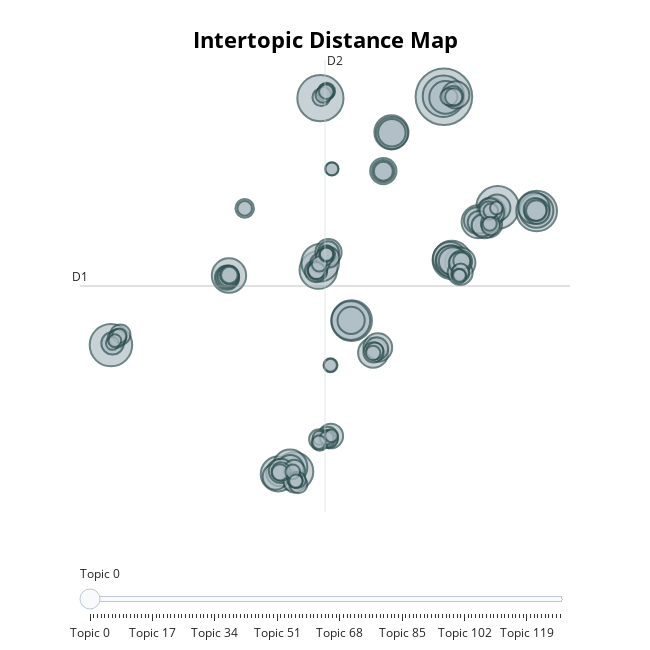

Notebook code for this chart:
### Code cell
# Interactive visualization
topic_model.visualize_topics()

### Figure 1 — Plotly figure (JSON) as saved in the notebook; plotly's stock layout.template omitted (floating-point values rounded to 4 significant figures; data arrays with more than 128 entries replaced by an {"elided": "..."} marker saying what was removed)
{"data": [{"customdata": {"elided": "129x5 mixed values"}, "hovertemplate": "<b>Topic %{customdata[2]}</b><br>Words: %{customdata[3]}<br>Size: %{customdata[4]}", "legendgroup": "", "marker": {"color": "#B0BEC5", "line": {"color": "DarkSlateGrey", "width": 2}, "size": {"elided": "129 int values"}, "sizemode": "area", "sizeref": 0.1219, "symbol": "circle"}, "mode": "markers", "name": "", "orientation": "v", "showlegend": false, "type": "scatter", "x": {"elided": "129 float values"}, "xaxis": "x", "y": {"elided": "129 float values"}, "yaxis": "y"}], "layout": {"annotations": [{"showarrow": false, "text": "D1", "x": -18.37, "y": 0.9171, "yshift": 10}, {"showarrow": false, "text": "D2", "x": 0.6039, "xshift": 10, "y": 16.47}], "height": 650, "hoverlabel": {"bgcolor": "white", "font": {"family": "Rockwell", "size": 16}}, "legend": {"itemsizing": "constant", "tracegroupgap": 0}, "margin": {"t": 60}, "shapes": [{"line": {"color": "#CFD8DC", "width": 2}, "type": "line", "x0": 0.6039, "x1": 0.6039, "y0": -14.64, "y1": 16.47}, {"line": {"color": "#9E9E9E", "width": 2}, "type": "line", "x0": -18.37, "x1": 19.58, "y0": 0.9171, "y1": 0.9171}], "sliders": [{"active": 0, "pad": {"t": 50}, "steps": [{"args": [{"marker.color": {"elided": "1x129 str values"}}], "label": "Topic 0", "method": "update"}, {"args": [{"marker.color": {"elided": "1x129 str values"}}], "label": "Topic 1", "method": "update"}, {"args": [{"marker.color": {"elided": "1x129 str values"}}], "label": "Topic 2", "method": "update"}, {"args": [{"marker.color": {"elided": "1x129 str values"}}], "label": "Topic 3", "method": "update"}, {"args": [{"marker.color": {"elided": "1x129 str values"}}], "label": "Topic 4", "method": "update"}, {"args": [{"marker.color": {"elided": "1x129 str values"}}], "label": "Topic 5", "method": "update"}, {"args": [{"marker.color": {"elided": "1x129 str values"}}], "label": "Topic 6", "method": "update"}, {"args": [{"marker.color": {"elided": "1x129 str values"}}], "label": "Topic 7", "method": "update"}, {"args": [{"marker.color": {"elided": "1x129 str values"}}], "label": "Topic 8", "method": "update"}, {"args": [{"marker.color": {"elided": "1x129 str values"}}], "label": "Topic 9", "method": "update"}, {"args": [{"marker.color": {"elided": "1x129 str values"}}], "label": "Topic 10", "method": "update"}, {"args": [{"marker.color": {"elided": "1x129 str values"}}], "label": "Topic 11", "method": "update"}, {"args": [{"marker.color": {"elided": "1x129 str values"}}], "label": "Topic 12", "method": "update"}, {"args": [{"marker.color": {"elided": "1x129 str values"}}], "label": "Topic 13", "method": "update"}, {"args": [{"marker.color": {"elided": "1x129 str values"}}], "label": "Topic 14", "method": "update"}, {"args": [{"marker.color": {"elided": "1x129 str values"}}], "label": "Topic 15", "method": "update"}, {"args": [{"marker.color": {"elided": "1x129 str values"}}], "label": "Topic 16", "method": "update"}, {"args": [{"marker.color": {"elided": "1x129 str values"}}], "label": "Topic 17", "method": "update"}, {"args": [{"marker.color": {"elided": "1x129 str values"}}], "label": "Topic 18", "method": "update"}, {"args": [{"marker.color": {"elided": "1x129 str values"}}], "label": "Topic 19", "method": "update"}, {"args": [{"marker.color": {"elided": "1x129 str values"}}], "label": "Topic 20", "method": "update"}, {"args": [{"marker.color": {"elided": "1x129 str values"}}], "label": "Topic 21", "method": "update"}, {"args": [{"marker.color": {"elided": "1x129 str values"}}], "label": "Topic 22", "method": "update"}, {"args": [{"marker.color": {"elided": "1x129 str values"}}], "label": "Topic 23", "method": "update"}, {"args": [{"marker.color": {"elided": "1x129 str values"}}], "label": "Topic 24", "method": "update"}, {"args": [{"marker.color": {"elided": "1x129 str values"}}], "label": "Topic 25", "method": "update"}, {"args": [{"marker.color": {"elided": "1x129 str values"}}], "label": "Topic 26", "method": "update"}, {"args": [{"marker.color": {"elided": "1x129 str values"}}], "label": "Topic 27", "method": "update"}, {"args": [{"marker.color": {"elided": "1x129 str values"}}], "label": "Topic 28", "method": "update"}, {"args": [{"marker.color": {"elided": "1x129 str values"}}], "label": "Topic 29", "method": "update"}, {"args": [{"marker.color": {"elided": "1x129 str values"}}], "label": "Topic 30", "method": "update"}, {"args": [{"marker.color": {"elided": "1x129 str values"}}], "label": "Topic 31", "method": "update"}, {"args": [{"marker.color": {"elided": "1x129 str values"}}], "label": "Topic 32", "method": "update"}, {"args": [{"marker.color": {"elided": "1x129 str values"}}], "label": "Topic 33", "method": "update"}, {"args": [{"marker.color": {"elided": "1x129 str values"}}], "label": "Topic 34", "method": "update"}, {"args": [{"marker.color": {"elided": "1x129 str values"}}], "label": "Topic 35", "method": "update"}, {"args": [{"marker.color": {"elided": "1x129 str values"}}], "label": "Topic 36", "method": "update"}, {"args": [{"marker.color": {"elided": "1x129 str values"}}], "label": "Topic 37", "method": "update"}, {"args": [{"marker.color": {"elided": "1x129 str values"}}], "label": "Topic 38", "method": "update"}, {"args": [{"marker.color": {"elided": "1x129 str values"}}], "label": "Topic 39", "method": "update"}, {"args": [{"marker.color": {"elided": "1x129 str values"}}], "label": "Topic 40", "method": "update"}, {"args": [{"marker.color": {"elided": "1x129 str values"}}], "label": "Topic 41", "method": "update"}, {"args": [{"marker.color": {"elided": "1x129 str values"}}], "label": "Topic 42", "method": "update"}, {"args": [{"marker.color": {"elided": "1x129 str values"}}], "label": "Topic 43", "method": "update"}, {"args": [{"marker.color": {"elided": "1x129 str values"}}], "label": "Topic 44", "method": "update"}, {"args": [{"marker.color": {"elided": "1x129 str values"}}], "label": "Topic 45", "method": "update"}, {"args": [{"marker.color": {"elided": "1x129 str values"}}], "label": "Topic 46", "method": "update"}, {"args": [{"marker.color": {"elided": "1x129 str values"}}], "label": "Topic 47", "method": "update"}, {"args": [{"marker.color": {"elided": "1x129 str values"}}], "label": "Topic 48", "method": "update"}, {"args": [{"marker.color": {"elided": "1x129 str values"}}], "label": "Topic 49", "method": "update"}, {"args": [{"marker.color": {"elided": "1x129 str values"}}], "label": "Topic 50", "method": "update"}, {"args": [{"marker.color": {"elided": "1x129 str values"}}], "label": "Topic 51", "method": "update"}, {"args": [{"marker.color": {"elided": "1x129 str values"}}], "label": "Topic 52", "method": "update"}, {"args": [{"marker.color": {"elided": "1x129 str values"}}], "label": "Topic 53", "method": "update"}, {"args": [{"marker.color": {"elided": "1x129 str values"}}], "label": "Topic 54", "method": "update"}, {"args": [{"marker.color": {"elided": "1x129 str values"}}], "label": "Topic 55", "method": "update"}, {"args": [{"marker.color": {"elided": "1x129 str values"}}], "label": "Topic 56", "method": "update"}, {"args": [{"marker.color": {"elided": "1x129 str values"}}], "label": "Topic 57", "method": "update"}, {"args": [{"marker.color": {"elided": "1x129 str values"}}], "label": "Topic 58", "method": "update"}, {"args": [{"marker.color": {"elided": "1x129 str values"}}], "label": "Topic 59", "method": "update"}, {"args": [{"marker.color": {"elided": "1x129 str values"}}], "label": "Topic 60", "method": "update"}, {"args": [{"marker.color": {"elided": "1x129 str values"}}], "label": "Topic 61", "method": "update"}, {"args": [{"marker.color": {"elided": "1x129 str values"}}], "label": "Topic 62", "method": "update"}, {"args": [{"marker.color": {"elided": "1x129 str values"}}], "label": "Topic 63", "method": "update"}, {"args": [{"marker.color": {"elided": "1x129 str values"}}], "label": "Topic 64", "method": "update"}, {"args": [{"marker.color": {"elided": "1x129 str values"}}], "label": "Topic 65", "method": "update"}, {"args": [{"marker.color": {"elided": "1x129 str values"}}], "label": "Topic 66", "method": "update"}, {"args": [{"marker.color": {"elided": "1x129 str values"}}], "label": "Topic 67", "method": "update"}, {"args": [{"marker.color": {"elided": "1x129 str values"}}], "label": "Topic 68", "method": "update"}, {"args": [{"marker.color": {"elided": "1x129 str values"}}], "label": "Topic 69", "method": "update"}, {"args": [{"marker.color": {"elided": "1x129 str values"}}], "label": "Topic 70", "method": "update"}, {"args": [{"marker.color": {"elided": "1x129 str values"}}], "label": "Topic 71", "method": "update"}, {"args": [{"marker.color": {"elided": "1x129 str values"}}], "label": "Topic 72", "method": "update"}, {"args": [{"marker.color": {"elided": "1x129 str values"}}], "label": "Topic 73", "method": "update"}, {"args": [{"marker.color": {"elided": "1x129 str values"}}], "label": "Topic 74", "method": "update"}, {"args": [{"marker.color": {"elided": "1x129 str values"}}], "label": "Topic 75", "method": "update"}, {"args": [{"marker.color": {"elided": "1x129 str values"}}], "label": "Topic 76", "method": "update"}, {"args": [{"marker.color": {"elided": "1x129 str values"}}], "label": "Topic 77", "method": "update"}, {"args": [{"marker.color": {"elided": "1x129 str values"}}], "label": "Topic 78", "method": "update"}, {"args": [{"marker.color": {"elided": "1x129 str values"}}], "label": "Topic 79", "method": "update"}, {"args": [{"marker.color": {"elided": "1x129 str values"}}], "label": "Topic 80", "method": "update"}, {"args": [{"marker.color": {"elided": "1x129 str values"}}], "label": "Topic 81", "method": "update"}, {"args": [{"marker.color": {"elided": "1x129 str values"}}], "label": "Topic 82", "method": "update"}, {"args": [{"marker.color": {"elided": "1x129 str values"}}], "label": "Topic 83", "method": "update"}, {"args": [{"marker.color": {"elided": "1x129 str values"}}], "label": "Topic 84", "method": "update"}, {"args": [{"marker.color": {"elided": "1x129 str values"}}], "label": "Topic 85", "method": "update"}, {"args": [{"marker.color": {"elided": "1x129 str values"}}], "label": "Topic 86", "method": "update"}, {"args": [{"marker.color": {"elided": "1x129 str values"}}], "label": "Topic 87", "method": "update"}, {"args": [{"marker.color": {"elided": "1x129 str values"}}], "label": "Topic 88", "method": "update"}, {"args": [{"marker.color": {"elided": "1x129 str values"}}], "label": "Topic 89", "method": "update"}, {"args": [{"marker.color": {"elided": "1x129 str values"}}], "label": "Topic 90", "method": "update"}, {"args": [{"marker.color": {"elided": "1x129 str values"}}], "label": "Topic 91", "method": "update"}, {"args": [{"marker.color": {"elided": "1x129 str values"}}], "label": "Topic 92", "method": "update"}, {"args": [{"marker.color": {"elided": "1x129 str values"}}], "label": "Topic 93", "method": "update"}, {"args": [{"marker.color": {"elided": "1x129 str values"}}], "label": "Topic 94", "method": "update"}, {"args": [{"marker.color": {"elided": "1x129 str values"}}], "label": "Topic 95", "method": "update"}, {"args": [{"marker.color": {"elided": "1x129 str values"}}], "label": "Topic 96", "method": "update"}, {"args": [{"marker.color": {"elided": "1x129 str values"}}], "label": "Topic 97", "method": "update"}, {"args": [{"marker.color": {"elided": "1x129 str values"}}], "label": "Topic 98", "method": "update"}, {"args": [{"marker.color": {"elided": "1x129 str values"}}], "label": "Topic 99", "method": "update"}, {"args": [{"marker.color": {"elided": "1x129 str values"}}], "label": "Topic 100", "method": "update"}, {"args": [{"marker.color": {"elided": "1x129 str values"}}], "label": "Topic 101", "method": "update"}, {"args": [{"marker.color": {"elided": "1x129 str values"}}], "label": "Topic 102", "method": "update"}, {"args": [{"marker.color": {"elided": "1x129 str values"}}], "label": "Topic 103", "method": "update"}, {"args": [{"marker.color": {"elided": "1x129 str values"}}], "label": "Topic 104", "method": "update"}, {"args": [{"marker.color": {"elided": "1x129 str values"}}], "label": "Topic 105", "method": "update"}, {"args": [{"marker.color": {"elided": "1x129 str values"}}], "label": "Topic 106", "method": "update"}, {"args": [{"marker.color": {"elided": "1x129 str values"}}], "label": "Topic 107", "method": "update"}, {"args": [{"marker.color": {"elided": "1x129 str values"}}], "label": "Topic 108", "method": "update"}, {"args": [{"marker.color": {"elided": "1x129 str values"}}], "label": "Topic 109", "method": "update"}, {"args": [{"marker.color": {"elided": "1x129 str values"}}], "label": "Topic 110", "method": "update"}, {"args": [{"marker.color": {"elided": "1x129 str values"}}], "label": "Topic 111", "method": "update"}, {"args": [{"marker.color": {"elided": "1x129 str values"}}], "label": "Topic 112", "method": "update"}, {"args": [{"marker.color": {"elided": "1x129 str values"}}], "label": "Topic 113", "method": "update"}, {"args": [{"marker.color": {"elided": "1x129 str values"}}], "label": "Topic 114", "method": "update"}, {"args": [{"marker.color": {"elided": "1x129 str values"}}], "label": "Topic 115", "method": "update"}, {"args": [{"marker.color": {"elided": "1x129 str values"}}], "label": "Topic 116", "method": "update"}, {"args": [{"marker.color": {"elided": "1x129 str values"}}], "label": "Topic 117", "method": "update"}, {"args": [{"marker.color": {"elided": "1x129 str values"}}], "label": "Topic 118", "method": "update"}, {"args": [{"marker.color": {"elided": "1x129 str values"}}], "label": "Topic 119", "method": "update"}, {"args": [{"marker.color": {"elided": "1x129 str values"}}], "label": "Topic 120", "method": "update"}, {"args": [{"marker.color": {"elided": "1x129 str values"}}], "label": "Topic 121", "method": "update"}, {"args": [{"marker.color": {"elided": "1x129 str values"}}], "label": "Topic 122", "method": "update"}, {"args": [{"marker.color": {"elided": "1x129 str values"}}], "label": "Topic 123", "method": "update"}, {"args": [{"marker.color": {"elided": "1x129 str values"}}], "label": "Topic 124", "method": "update"}, {"args": [{"marker.color": {"elided": "1x129 str values"}}], "label": "Topic 125", "method": "update"}, {"args": [{"marker.color": {"elided": "1x129 str values"}}], "label": "Topic 126", "method": "update"}, {"args": [{"marker.color": {"elided": "1x129 str values"}}], "label": "Topic 127", "method": "update"}, {"args": [{"marker.color": {"elided": "1x129 str values"}}], "label": "Topic 128", "method": "update"}]}], "title": {"font": {"color": "Black", "size": 22}, "text": "<b>Intertopic Distance Map", "x": 0.5, "xanchor": "center", "y": 0.95, "yanchor": "top"}, "width": 650, "xaxis": {"anchor": "y", "domain": [0, 1], "range": [-18.37, 19.58], "title": {"text": ""}, "visible": false}, "yaxis": {"anchor": "x", "domain": [0, 1], "range": [-14.64, 16.47], "title": {"text": ""}, "visible": false}}}
